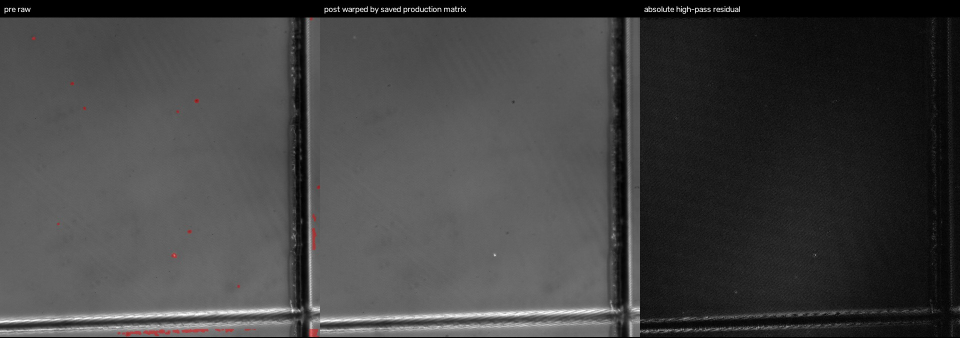
#> input picture data/results/v12_registration_artifact_mask_20260927/diagnostics_final/real_260824_p50_SHC6OH_12_7_residual.jpg, 1920 x 675 px (shown at 1/2 size)
$ python -i field_round3_analysis.py   (imports and definitions only)
#> lines starting #> are read from the running program, lines starting #| are printed output that depends on the picture
#> further down, picture is the input picture: shape (675, 1920, 3); mean B, G, R 66, 66, 66.2
"""Preregistered descriptive validation; never changes pillar selection or production."""
from __future__ import annotations
import sys
sys.dont_write_bytecode = True
import os
# [2 lines not run here, left out]
import argparse, hashlib, json, time
from pathlib import Path
import numpy as np
import pandas as pd
import cv2
from scipy import ndimage, stats

# [1 line not run here, left out]
ROOT = Path(__file__).resolve().parents[2]
LOCAL = ROOT/'data'/'inputs_local'
OLD = ROOT/'data'/'results'/'v28_band_origin_round1'
PREVIOUS = ROOT/'data'/'results'/'v29_band_origin_round2'
OUT = ROOT/'data'/'results'/'v30_band_origin_round3'
METHODS = ['平均標準偏差','中央値絶対偏差']
RADII = [16,32,64,128,256]
EDGES = np.array([0,16,32,64,128,256,512,np.inf])
SEED = 20261004
yy,xx = np.indices((64,64))
CELLXY = np.stack([(xx+.5)*32,(yy+.5)*32],axis=2)

def table(p):
    return pd.read_csv(p,dtype={'日程':str,'基板':str,'date':str,'board':str})

def csv(rows,name):
    pd.DataFrame(rows).to_csv(OUT/name,index=False,encoding='utf-8-sig')

def dump(a,p):
    p.write_text(json.dumps(a,ensure_ascii=False,indent=2,allow_nan=True),encoding='utf-8')

# [5 lines left out: function digest, not called in this run]

def verify():
    r=pd.read_csv(OUT/'prediction_sha256.csv').iloc[0]
    assert digest(Path(r.Path)).upper()==r.Hash

# [9 lines left out: function discover, not called in this run]

def fields():return table(OLD/'round1_fields_both_definitions.csv')

def spatial():
    a=table(OLD/'round1_spatial_with_metadata.csv')
    return a[a['縁除外画素']==0].copy()

# [84 lines left out: functions init, folds, cv_score, shifted, not called in this run]

def controls(a):return [shifted(a,0,d) for d in (-16,-8,8,16)]+[shifted(a,d,0) for d in (-16,-8,8,16)]+[np.rot90(a)]

# [35 lines left out: functions score_models, read_image, sample, not called in this run]

def component_distance(mask):
    if not mask.any():return np.full(mask.shape,8192,np.float32)
    return (ndimage.distance_transform_edt(~mask)*4).astype(np.float32)

def candidates(image):
    smooth=cv2.GaussianBlur(image,(0,0),3)[::4,::4]
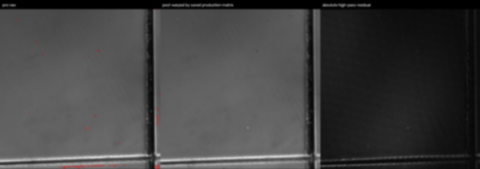
#> smooth: shape (169, 480, 3); mean B, G, R 65.9, 65.9, 66.1
    residual=smooth-cv2.GaussianBlur(smooth,(0,0),16)
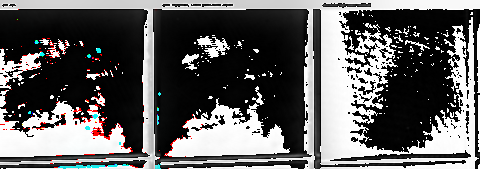
#> residual: shape (169, 480, 3); mean B, G, R 96.2, 96.2, 97
    mid=float(np.median(residual));scale=float(1.4826*np.median(np.abs(residual-mid)))
#> after `mid = float(np.median(residual))`: mid = 11
#> after `scale = float(1.4826 * np.median(np.abs(residual - mid)))`: scale = 16.31
    z=(residual-mid)/max(scale,1e-9)
    allmask=np.zeros(z.shape,np.uint8);objects=[]
    for sign in (1,-1):
        n,labels,box,centers=cv2.connectedComponentsWithStats((sign*z>=6).astype(np.uint8),connectivity=8)
        for k in range(1,n):
            if box[k,cv2.CC_STAT_AREA]<16:continue
            cy,cx=np.where(labels==k);coords=np.column_stack([cx,cy])*4
            cov=np.cov(coords.T);vals=np.maximum(np.linalg.eigvalsh(cov),1e-9)
            length=4*np.sqrt(vals[-1]);ratio=np.sqrt(vals[-1]/vals[0])
            kind='線状' if length>=128 and ratio>=4 else ('明点' if sign==1 else '暗部')
            index=len(objects)+1;allmask[cy,cx]=1 if sign==1 else 2
            objects.append(dict(候補番号=index,種別=kind,明暗='明' if sign==1 else '暗',面積画素=int(len(cx)*16),中心横画素=float(centers[k,0]*4),中心縦画素=float(centers[k,1]*4),長軸画素=float(length),長短軸比=float(ratio)))
#> allmask: shape (169, 480, 3); every value is 0
#> after the loop, objects = []
    distance=component_distance(allmask>0)
    profile=[]
    for low,high in zip(EDGES[:-1],EDGES[1:]):
        v=(distance>=low)&(distance<high)
        profile.append(float(np.median(np.abs(z[v]))) if v.any() and objects else np.nan)
    radius=np.nan
    for j in range(1,len(profile)-1):
        if profile[j]<1.5 and profile[j+1]<1.5:radius=float(EDGES[j]);break
    # Spectrum is descriptive and uses only this image's low-frequency structure.
    block=cv2.resize(smooth,(64,64),interpolation=cv2.INTER_AREA)
    py,px=np.indices(block.shape);design=np.stack([np.ones_like(px),px,py,px*px,py*py,px*py],axis=-1).reshape(-1,6)
    block=block-(design@np.linalg.lstsq(design,block.ravel(),rcond=None)[0]).reshape(64,64)
    power=np.abs(np.fft.fft2(block*np.outer(np.hanning(64),np.hanning(64))))**2
    fy,fx=np.meshgrid(np.fft.fftfreq(64,d=32),np.fft.fftfreq(64,d=32),indexing='ij')
    freq=np.hypot(fx,fy);v=(freq>=1/1024)&(freq<=1/128)
    angle=(np.rad2deg(np.arctan2(fy,fx))+90)%180
    bins=np.bincount((angle[v]//10).astype(int),weights=power[v],minlength=18)
    w=power[v];vector=np.sum(w*np.exp(2j*np.deg2rad(angle[v])))/max(w.sum(),1e-20)
    info=dict(候補数=len(objects),明候補数=sum(o['明暗']=='明' for o in objects),暗候補数=sum(o['明暗']=='暗' for o in objects),線状候補数=sum(o['種別']=='線状' for o in objects),候補画素割合=float((allmask>0).mean()),残差換算絶対偏差=scale,影響半径代理画素=radius,影響半径状態='推定' if np.isfinite(radius) else ('候補なし' if not objects else '測定範囲内で未確定'),単独像帯軸度=float(np.argmax(bins)*10+5),単独像方向集中度=float(abs(vector)),単独像周期帯パワー=float(w.sum()),距離殻絶対残差中央値=profile)
    return dict(info=info,objects=objects,mask=allmask,z=z,distance=distance)

# [15 lines left out: function registration, not called in this run]

def distance_features(d):return np.stack([np.exp(-d/r) for r in RADII],axis=-1)

# [83 lines left out: functions density_shells, raw, export_raw, not called in this run]

def orientation_vectors(a):return np.exp(2j*np.deg2rad(a['第一帯軸度'].to_numpy()))

# [30 lines left out: functions orientation_values, directional, not called in this run]

def c_features(angle):
    theta=np.deg2rad(angle+90);u=(CELLXY[:,:,0]-1024)*np.cos(theta)+(CELLXY[:,:,1]-1024)*np.sin(theta)
    return np.stack([u/1024,(u/1024)**2]+[func(2*np.pi*u/p) for p in (256,512,1024) for func in (np.sin,np.cos)],axis=-1)

# [200 lines left out: functions evaluate, sign_test, orientation_test, test_row, tests, summarize and 1 more, not called in this run]

# [4 lines not run here, left out]

>>> import cv2
>>> picture = cv2.imread('../../data/results/v12_registration_artifact_mask_20260927/diagnostics_final/real_260824_p50_SHC6OH_12_7_residual.jpg')
#> (the run stopped early here; a loop or call above may not have finished)
